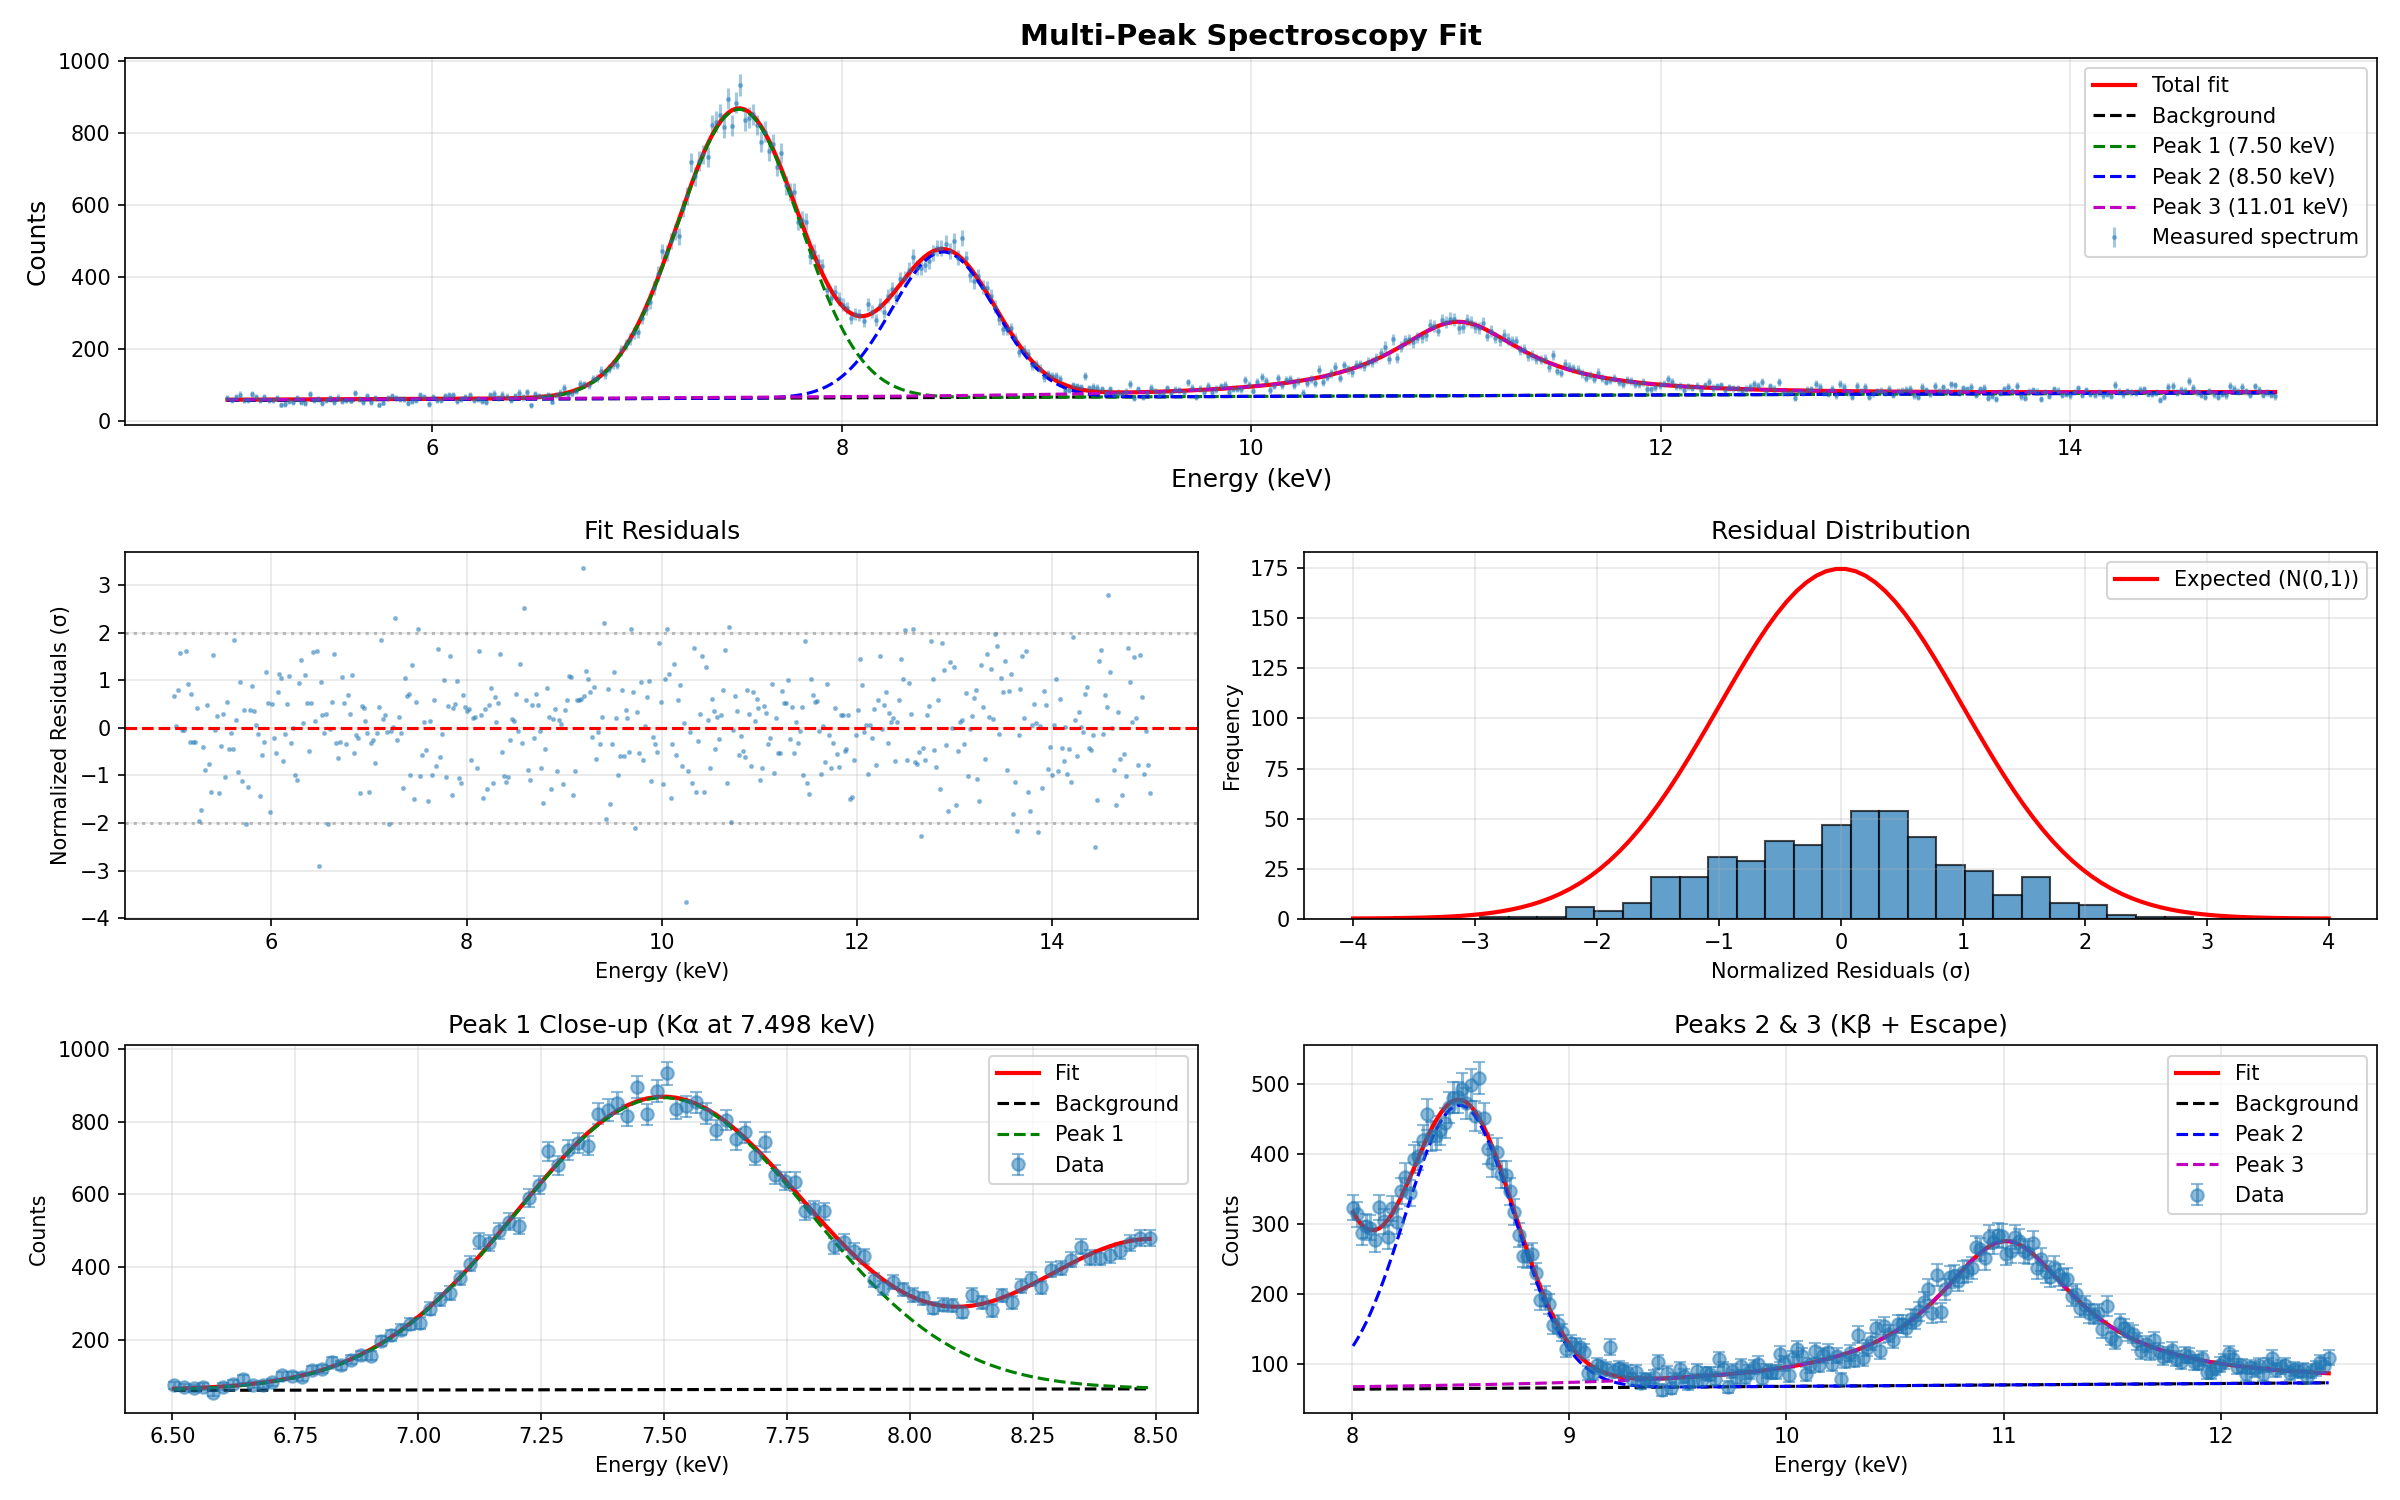

Write the Python code that produced this figure.
#!/usr/bin/env python

# # Spectroscopy Peak Fitting: Multi-Peak Deconvolution
#
#
# This example demonstrates fitting multiple peaks in a spectroscopy spectrum,
# a common task in X-ray, Raman, and optical spectroscopy. We fit overlapping
# Gaussian and Lorentzian peaks with background subtraction.
#
# Key Concepts:
# - Multi-peak fitting (3 overlapping peaks)
# - Gaussian and Lorentzian line shapes
# - Linear background subtraction
# - Peak area integration
# - Parameter constraints (positive widths, amplitudes)
#

# In[1]:


import jax.numpy as jnp
import matplotlib.pyplot as plt
import numpy as np

from nlsq import curve_fit

# Set random seed
np.random.seed(42)


def gaussian(x, amplitude, center, width):
    """
    Gaussian peak profile.

    Parameters
    ----------
    x : array_like
        Energy/wavelength axis
    amplitude : float
        Peak amplitude (max height)
    center : float
        Peak center position
    width : float
        Peak width (standard deviation)

    Returns
    -------
    y : array_like
        Gaussian profile
    """
    return amplitude * jnp.exp(-((x - center) ** 2) / (2 * width**2))


def lorentzian(x, amplitude, center, width):
    """
    Lorentzian peak profile (Cauchy distribution).

    Common in spectroscopy for broadened lines.

    Parameters
    ----------
    x : array_like
        Energy/wavelength axis
    amplitude : float
        Peak amplitude (max height)
    center : float
        Peak center position
    width : float
        Peak width (half-width at half-maximum, HWHM)

    Returns
    -------
    y : array_like
        Lorentzian profile
    """
    return amplitude * width**2 / ((x - center) ** 2 + width**2)


def multi_peak_model(
    x,
    bg_slope,
    bg_offset,
    amp1,
    cen1,
    width1,  # Peak 1 (Gaussian)
    amp2,
    cen2,
    width2,  # Peak 2 (Gaussian)
    amp3,
    cen3,
    width3,
):  # Peak 3 (Lorentzian)
    """
    Model with 3 peaks (2 Gaussian + 1 Lorentzian) and linear background.

    Parameters
    ----------
    x : array_like
        Energy axis (keV)
    bg_slope, bg_offset : float
        Linear background parameters
    amp1, cen1, width1 : float
        Peak 1 parameters (Gaussian)
    amp2, cen2, width2 : float
        Peak 2 parameters (Gaussian)
    amp3, cen3, width3 : float
        Peak 3 parameters (Lorentzian)

    Returns
    -------
    y : array_like
        Total spectrum (background + peaks)
    """
    # Linear background
    background = bg_slope * x + bg_offset

    # Three peaks
    peak1 = gaussian(x, amp1, cen1, width1)
    peak2 = gaussian(x, amp2, cen2, width2)
    peak3 = lorentzian(x, amp3, cen3, width3)

    return background + peak1 + peak2 + peak3


# In[2]:


# Energy axis (keV for X-ray spectroscopy example)
energy = np.linspace(5, 15, 500)  # 500 channels

# True parameters
bg_slope_true = 2.0
bg_offset_true = 50.0

# Peak 1: Kα line (Gaussian, strong)  # noqa: RUF003
amp1_true, cen1_true, width1_true = 800, 7.5, 0.3

# Peak 2: Kβ line (Gaussian, weaker, overlapping)
amp2_true, cen2_true, width2_true = 400, 8.5, 0.25

# Peak 3: Escape peak (Lorentzian, weak, broad)
amp3_true, cen3_true, width3_true = 200, 11.0, 0.4

# Generate true spectrum
spectrum_true = multi_peak_model(
    energy,
    bg_slope_true,
    bg_offset_true,
    amp1_true,
    cen1_true,
    width1_true,
    amp2_true,
    cen2_true,
    width2_true,
    amp3_true,
    cen3_true,
    width3_true,
)

# Add Poisson noise (realistic for counting statistics)
# Use square root noise (Poisson approximation)
noise = np.random.normal(0, np.sqrt(spectrum_true + 10), size=len(energy))
spectrum_measured = spectrum_true + noise

# Measurement uncertainties (Poisson)
sigma = np.sqrt(spectrum_measured + 10)


# In[3]:


print("=" * 70)
print("SPECTROSCOPY PEAK FITTING: MULTI-PEAK DECONVOLUTION")
print("=" * 70)

# Initial guess (roughly from visual inspection)
p0 = [
    1.5,
    40,  # background
    750,
    7.5,
    0.4,  # peak 1
    350,
    8.5,
    0.3,  # peak 2
    180,
    11.0,
    0.5,  # peak 3
]

# Parameter bounds (all amplitudes > 0, widths > 0, centers within range)
bounds = (
    [
        0,
        0,  # background
        0,
        6,
        0.1,  # peak 1: amp > 0, 6 < cen < 9, width > 0.1
        0,
        7,
        0.1,  # peak 2: amp > 0, 7 < cen < 10, width > 0.1
        0,
        9,
        0.1,
    ],  # peak 3: amp > 0, 9 < cen < 13, width > 0.1
    [
        10,
        100,  # background
        2000,
        9,
        1.0,  # peak 1
        1000,
        10,
        1.0,  # peak 2
        500,
        13,
        1.0,
    ],  # peak 3
)

# Fit with weighted least squares
popt, pcov = curve_fit(
    multi_peak_model,
    energy,
    spectrum_measured,
    p0=p0,
    sigma=sigma,
    bounds=bounds,
    absolute_sigma=True,
)

# Extract fitted parameters
perr = np.sqrt(np.diag(pcov))
(
    bg_slope_fit,
    bg_offset_fit,
    amp1_fit,
    cen1_fit,
    width1_fit,
    amp2_fit,
    cen2_fit,
    width2_fit,
    amp3_fit,
    cen3_fit,
    width3_fit,
) = popt

# Parameter uncertainties
(
    bg_slope_err,
    bg_offset_err,
    amp1_err,
    cen1_err,
    width1_err,
    amp2_err,
    cen2_err,
    width2_err,
    amp3_err,
    cen3_err,
    width3_err,
) = perr


# In[4]:


print("\nFitted Parameters:")
print("\nBackground:")
print(f"  Slope:  {bg_slope_fit:.3f} ± {bg_slope_err:.3f}")
print(f"  Offset: {bg_offset_fit:.2f} ± {bg_offset_err:.2f}")

print("\nPeak 1 (Kα, Gaussian):")
print(f"  Amplitude: {amp1_fit:.1f} ± {amp1_err:.1f} counts")
print(f"  Center:    {cen1_fit:.3f} ± {cen1_err:.3f} keV")
print(f"  Width:     {width1_fit:.3f} ± {width1_err:.3f} keV")
print(f"  FWHM:      {2.355 * width1_fit:.3f} keV")  # FWHM = 2.355 * σ  # noqa: RUF003
# Peak area (Gaussian)
area1 = amp1_fit * width1_fit * np.sqrt(2 * np.pi)
print(f"  Area:      {area1:.0f} counts·keV")

print("\nPeak 2 (Kβ, Gaussian):")
print(f"  Amplitude: {amp2_fit:.1f} ± {amp2_err:.1f} counts")
print(f"  Center:    {cen2_fit:.3f} ± {cen2_err:.3f} keV")
print(f"  Width:     {width2_fit:.3f} ± {width2_err:.3f} keV")
print(f"  FWHM:      {2.355 * width2_fit:.3f} keV")
area2 = amp2_fit * width2_fit * np.sqrt(2 * np.pi)
print(f"  Area:      {area2:.0f} counts·keV")

print("\nPeak 3 (Escape, Lorentzian):")
print(f"  Amplitude: {amp3_fit:.1f} ± {amp3_err:.1f} counts")
print(f"  Center:    {cen3_fit:.3f} ± {cen3_err:.3f} keV")
print(f"  Width:     {width3_fit:.3f} ± {width3_err:.3f} keV (HWHM)")
print(f"  FWHM:      {2 * width3_fit:.3f} keV")
# Peak area (Lorentzian)
area3 = np.pi * amp3_fit * width3_fit
print(f"  Area:      {area3:.0f} counts·keV")

# Goodness of fit
chi_squared = np.sum(
    ((spectrum_measured - multi_peak_model(energy, *popt)) / sigma) ** 2
)
dof = len(energy) - len(popt)
chi_squared_reduced = chi_squared / dof
print("\nGoodness of Fit:")
print(f"  χ²/dof = {chi_squared_reduced:.2f} (expect ≈ 1.0)")


# In[5]:


fig = plt.figure(figsize=(16, 10))

# Main spectrum plot
ax1 = plt.subplot(3, 2, (1, 2))
ax1.errorbar(
    energy,
    spectrum_measured,
    yerr=sigma,
    fmt=".",
    alpha=0.4,
    label="Measured spectrum",
    capsize=0,
    markersize=3,
)
ax1.plot(energy, multi_peak_model(energy, *popt), "r-", linewidth=2, label="Total fit")

# Plot individual components
bg = popt[0] * energy + popt[1]
ax1.plot(energy, bg, "k--", linewidth=1.5, label="Background")

peak1 = gaussian(energy, amp1_fit, cen1_fit, width1_fit)
ax1.plot(energy, bg + peak1, "g--", linewidth=1.5, label=f"Peak 1 ({cen1_fit:.2f} keV)")

peak2 = gaussian(energy, amp2_fit, cen2_fit, width2_fit)
ax1.plot(energy, bg + peak2, "b--", linewidth=1.5, label=f"Peak 2 ({cen2_fit:.2f} keV)")

peak3 = lorentzian(energy, amp3_fit, cen3_fit, width3_fit)
ax1.plot(energy, bg + peak3, "m--", linewidth=1.5, label=f"Peak 3 ({cen3_fit:.2f} keV)")

ax1.set_xlabel("Energy (keV)", fontsize=12)
ax1.set_ylabel("Counts", fontsize=12)
ax1.set_title("Multi-Peak Spectroscopy Fit", fontsize=14, fontweight="bold")
ax1.legend(loc="upper right")
ax1.grid(True, alpha=0.3)

# Residuals plot
ax2 = plt.subplot(3, 2, 3)
residuals = spectrum_measured - multi_peak_model(energy, *popt)
normalized_residuals = residuals / sigma
ax2.plot(energy, normalized_residuals, ".", alpha=0.4, markersize=3)
ax2.axhline(0, color="r", linestyle="--", linewidth=1.5)
ax2.axhline(2, color="gray", linestyle=":", alpha=0.5)
ax2.axhline(-2, color="gray", linestyle=":", alpha=0.5)
ax2.set_xlabel("Energy (keV)")
ax2.set_ylabel("Normalized Residuals (σ)")
ax2.set_title("Fit Residuals")
ax2.grid(True, alpha=0.3)

# Histogram of normalized residuals
ax3 = plt.subplot(3, 2, 4)
ax3.hist(normalized_residuals, bins=30, alpha=0.7, edgecolor="black")
# Overlay expected normal distribution
x_norm = np.linspace(-4, 4, 100)
y_norm = len(normalized_residuals) * np.exp(-(x_norm**2) / 2) / np.sqrt(2 * np.pi)
y_norm *= (normalized_residuals.max() - normalized_residuals.min()) / 8
ax3.plot(x_norm, y_norm, "r-", linewidth=2, label="Expected (N(0,1))")
ax3.set_xlabel("Normalized Residuals (σ)")
ax3.set_ylabel("Frequency")
ax3.set_title("Residual Distribution")
ax3.legend()
ax3.grid(True, alpha=0.3)

# Zoomed view of Peak 1
ax4 = plt.subplot(3, 2, 5)
mask1 = (energy > 6.5) & (energy < 8.5)
ax4.errorbar(
    energy[mask1],
    spectrum_measured[mask1],
    yerr=sigma[mask1],
    fmt="o",
    alpha=0.5,
    capsize=3,
    label="Data",
)
ax4.plot(
    energy[mask1],
    multi_peak_model(energy[mask1], *popt),
    "r-",
    linewidth=2,
    label="Fit",
)
ax4.plot(energy[mask1], bg[mask1], "k--", linewidth=1.5, label="Background")
ax4.plot(energy[mask1], bg[mask1] + peak1[mask1], "g--", linewidth=1.5, label="Peak 1")
ax4.set_xlabel("Energy (keV)")
ax4.set_ylabel("Counts")
ax4.set_title(f"Peak 1 Close-up (Kα at {cen1_fit:.3f} keV)")
ax4.legend()
ax4.grid(True, alpha=0.3)

# Zoomed view of Peaks 2 & 3
ax5 = plt.subplot(3, 2, 6)
mask2 = (energy > 8.0) & (energy < 12.5)
ax5.errorbar(
    energy[mask2],
    spectrum_measured[mask2],
    yerr=sigma[mask2],
    fmt="o",
    alpha=0.5,
    capsize=3,
    label="Data",
)
ax5.plot(
    energy[mask2],
    multi_peak_model(energy[mask2], *popt),
    "r-",
    linewidth=2,
    label="Fit",
)
ax5.plot(energy[mask2], bg[mask2], "k--", linewidth=1.5, label="Background")
ax5.plot(energy[mask2], bg[mask2] + peak2[mask2], "b--", linewidth=1.5, label="Peak 2")
ax5.plot(energy[mask2], bg[mask2] + peak3[mask2], "m--", linewidth=1.5, label="Peak 3")
ax5.set_xlabel("Energy (keV)")
ax5.set_ylabel("Counts")
ax5.set_title("Peaks 2 & 3 (Kβ + Escape)")
ax5.legend()
ax5.grid(True, alpha=0.3)

plt.tight_layout()
plt.savefig("spectroscopy_peaks.png", dpi=150)
print("\n✅ Plot saved as 'spectroscopy_peaks.png'")
plt.show()


# In[6]:


print("\n" + "=" * 70)
print("SUMMARY")
print("=" * 70)
print("Successfully fitted 3 overlapping peaks:")
print(
    f"  Peak 1 (Kα):     {cen1_fit:.3f} ± {cen1_err:.3f} keV, "
    + f"area = {area1:.0f} counts·keV"
)
print(
    f"  Peak 2 (Kβ):     {cen2_fit:.3f} ± {cen2_err:.3f} keV, "
    + f"area = {area2:.0f} counts·keV"
)
print(
    f"  Peak 3 (Escape): {cen3_fit:.3f} ± {cen3_err:.3f} keV, "
    + f"area = {area3:.0f} counts·keV"
)
print(f"\nPeak intensity ratio (Kα/Kβ): {area1 / area2:.2f}")
print("(Typical for many elements: ~1.5-2.5)")
print("\nThis example demonstrates:")
print("  ✓ Multi-peak fitting with overlapping peaks")
print("  ✓ Gaussian and Lorentzian line shapes")
print("  ✓ Linear background subtraction")
print("  ✓ Parameter bounds for physical constraints")
print("  ✓ Peak area integration")
print("  ✓ Weighted least squares with Poisson noise")
print("=" * 70)
